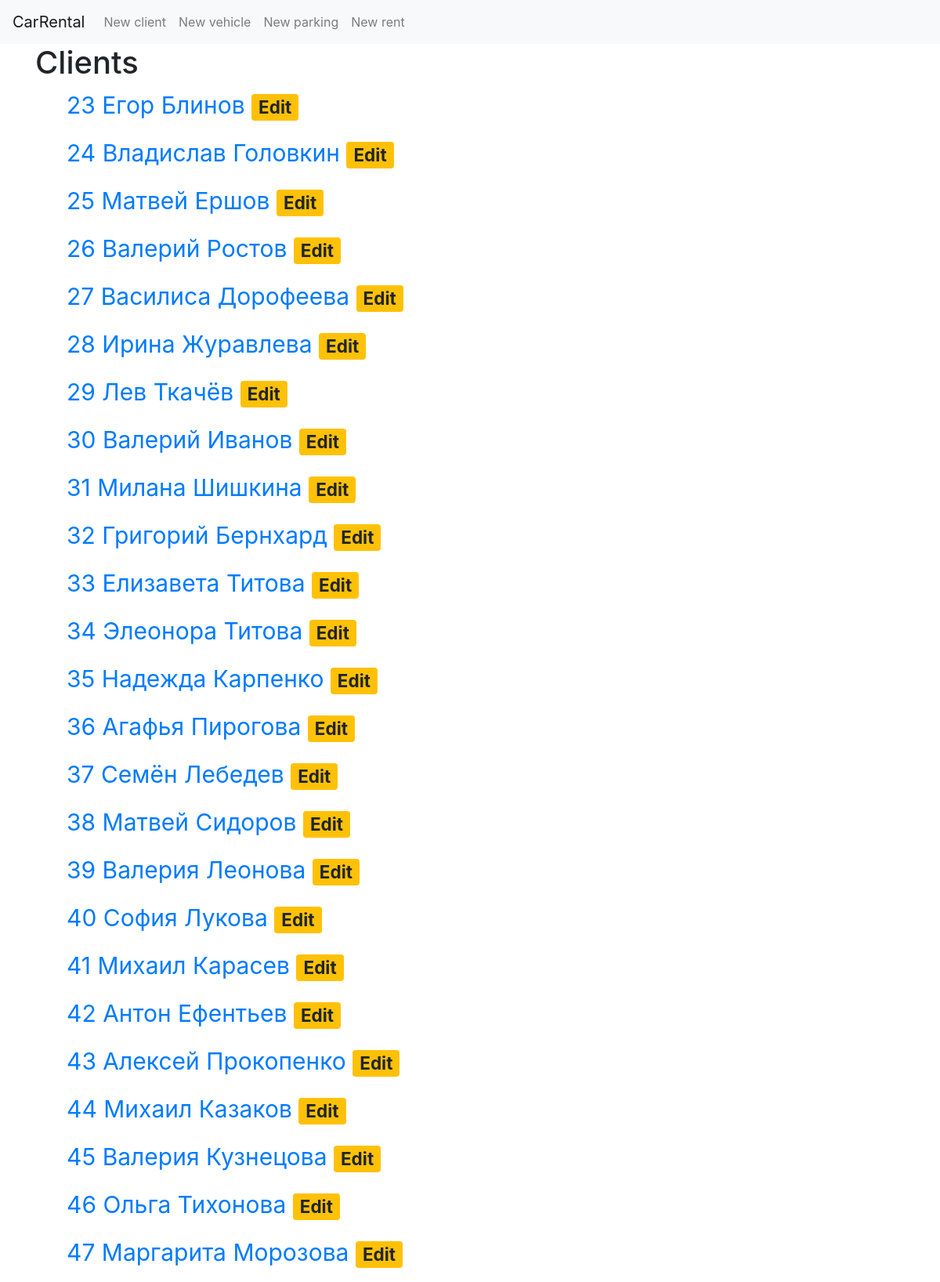
/client-list (upper part), run on the app's committed database.
### model.py (models this page shows)
class Client(db.Model):
    __tablename__ = 'client'
    client_id = db.Column('client_id', db.INTEGER, primary_key=True, autoincrement=True)
    firstname = db.Column('firstname', db.Text)
    surname = db.Column('surname', db.Text)
    violation = db.Column('violation', db.INTEGER)

### app.py (the view)
@app.route('/client-list')
def show_clients():
    return render_template(
        './client/client-list.html'
        , clients=db.session.query(Client).all())

### templates/client/client-list.html
{% extends 'base.html' %}
{% block content %}
    <h1>{% block title %} Clients {% endblock %}</h1>
    {% for client in clients %}
        <ul style="font-size: 30px;">
            <a href="{{ url_for('client', client_id=client.client_id) }}">
                {{ client.client_id }}
                {{ client.firstname }}
                {{ client.surname }}
            </a>
            <a class="badge badge-warning"href="{{ url_for('edit_client', client_id=client.client_id)  }}">Edit</a>
        </ul>
        {% endfor %}
{% endblock %}

### templates/base.html (shortened to what this page needs)
<!doctype html>
<html lang="en">
<head>
    <link rel="stylesheet" href="https://stackpath.bootstrapcdn.com/bootstrap/4.3.1/css/bootstrap.min.css"
>
</head>
<body>
    <nav class="navbar navbar-expand-md navbar-light bg-light">
        <a class="navbar-brand" href="{{ url_for('index')}}">CarRental</a>
        <div class="collapse navbar-collapse" id="navbarNav" style="">
            <ul class="navbar-nav">
                <li class="nav-item">
                    <a class="nav-link" href="{{url_for('create_client')}}">New client</a>
                </li>
                <li class="nav-item">
                    <a class="nav-link" href="{{url_for('create_vehicle')}}">New vehicle</a>
                </li>
                <li class="nav-item">
                    <a class="nav-link" href="{{url_for('create_parking')}}">New parking</a>
                </li>
                <li class="nav-item">
                    <a class="nav-link" href="{{url_for('create_rent')}}">New rent</a>
                </li>
            </ul>
        </div>
    </nav>
    <div class="container">
        {% block content %} {% endblock %}
    </div>
</body>
</html>

### data on the page
Client: client_id "23", firstname "Егор", surname "Блинов"
Client: client_id "24", firstname "Владислав", surname "Головкин"
Client: client_id "25", firstname "Матвей", surname "Ершов"
Client: client_id "26", firstname "Валерий", surname "Ростов"
Client: client_id "27", firstname "Василиса", surname "Дорофеева"
Client: client_id "28", firstname "Ирина", surname "Журавлева"
Client: client_id "29", firstname "Лев", surname "Ткачёв"
Client: client_id "30", firstname "Валерий", surname "Иванов"
Client: client_id "31", firstname "Милана", surname "Шишкина"
Client: client_id "32", firstname "Григорий", surname "Бернхард"
Client: client_id "33", firstname "Елизавета", surname "Титова"
Client: client_id "34", firstname "Элеонора", surname "Титова"
Client: client_id "35", firstname "Надежда", surname "Карпенко"
Client: client_id "36", firstname "Агафья", surname "Пирогова"
Client: client_id "37", firstname "Семён", surname "Лебедев"
Client: client_id "38", firstname "Матвей", surname "Сидоров"
Client: client_id "39", firstname "Валерия", surname "Леонова"
Client: client_id "40", firstname "София", surname "Лукова"
Client: client_id "41", firstname "Михаил", surname "Карасев"
Client: client_id "42", firstname "Антон", surname "Ефентьев"
Client: client_id "43", firstname "Алексей", surname "Прокопенко"
Client: client_id "44", firstname "Михаил", surname "Казаков"
Client: client_id "45", firstname "Валерия", surname "Кузнецова"
Client: client_id "46", firstname "Ольга", surname "Тихонова"
Client: client_id "47", firstname "Маргарита", surname "Морозова"
